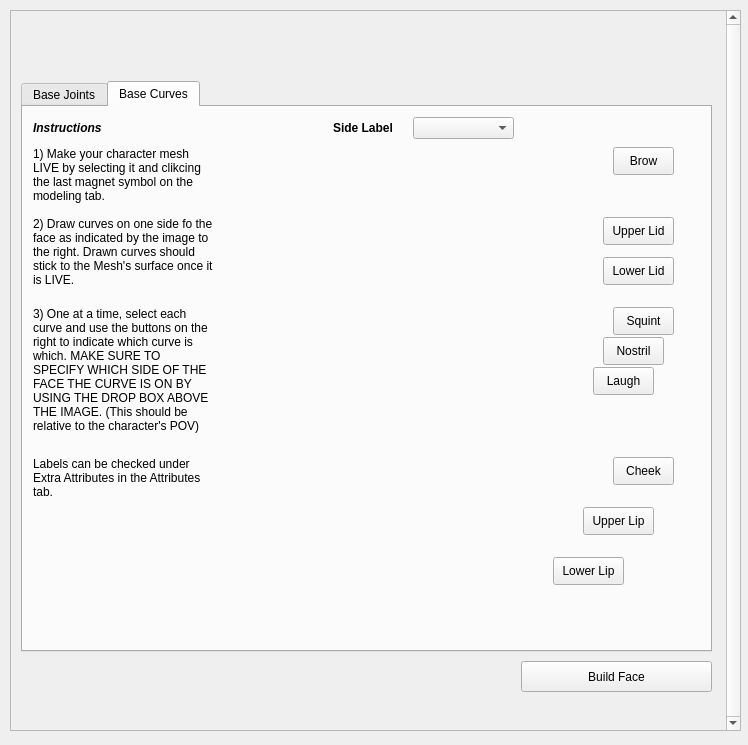
<?xml version="1.0" encoding="UTF-8"?>
<ui version="4.0">
 <class>Form</class>
 <widget class="QWidget" name="Form">
  <property name="geometry">
   <rect>
    <x>0</x>
    <y>0</y>
    <width>748</width>
    <height>745</height>
   </rect>
  </property>
  <property name="windowTitle">
   <string>Form</string>
  </property>
  <widget class="QScrollArea" name="scrollArea">
   <property name="geometry">
    <rect>
     <x>10</x>
     <y>10</y>
     <width>731</width>
     <height>721</height>
    </rect>
   </property>
   <property name="verticalScrollBarPolicy">
    <enum>Qt::ScrollBarAlwaysOn</enum>
   </property>
   <property name="horizontalScrollBarPolicy">
    <enum>Qt::ScrollBarAsNeeded</enum>
   </property>
   <property name="widgetResizable">
    <bool>true</bool>
   </property>
   <widget class="QWidget" name="scrollAreaWidgetContents">
    <property name="geometry">
     <rect>
      <x>0</x>
      <y>0</y>
      <width>708</width>
      <height>719</height>
     </rect>
    </property>
    <widget class="QTabWidget" name="tab_faceSides">
     <property name="geometry">
      <rect>
       <x>10</x>
       <y>70</y>
       <width>691</width>
       <height>571</height>
      </rect>
     </property>
     <property name="currentIndex">
      <number>1</number>
     </property>
     <widget class="QWidget" name="BaseJoints">
      <attribute name="title">
       <string>Base Joints</string>
      </attribute>
      <widget class="QLabel" name="label_sideFace">
       <property name="geometry">
        <rect>
         <x>190</x>
         <y>40</y>
         <width>381</width>
         <height>481</height>
        </rect>
       </property>
       <property name="text">
        <string/>
       </property>
       <property name="pixmap">
        <pixmap>../prefs/icons/OFR_icons/OFR_FaceSideIcon.png</pixmap>
       </property>
       <property name="scaledContents">
        <bool>true</bool>
       </property>
      </widget>
      <widget class="QPushButton" name="btn_head">
       <property name="geometry">
        <rect>
         <x>410</x>
         <y>370</y>
         <width>61</width>
         <height>28</height>
        </rect>
       </property>
       <property name="text">
        <string>Head</string>
       </property>
      </widget>
      <widget class="QPushButton" name="btn_neck">
       <property name="geometry">
        <rect>
         <x>400</x>
         <y>480</y>
         <width>61</width>
         <height>28</height>
        </rect>
       </property>
       <property name="text">
        <string>Neck</string>
       </property>
      </widget>
      <widget class="QPushButton" name="btn_jaw">
       <property name="geometry">
        <rect>
         <x>320</x>
         <y>270</y>
         <width>61</width>
         <height>28</height>
        </rect>
       </property>
       <property name="text">
        <string>Jaw</string>
       </property>
      </widget>
      <widget class="QPushButton" name="btn_lipParent">
       <property name="geometry">
        <rect>
         <x>270</x>
         <y>360</y>
         <width>71</width>
         <height>28</height>
        </rect>
       </property>
       <property name="text">
        <string>Lip Parent</string>
       </property>
      </widget>
      <widget class="QPushButton" name="btn_eye">
       <property name="geometry">
        <rect>
         <x>280</x>
         <y>190</y>
         <width>61</width>
         <height>28</height>
        </rect>
       </property>
       <property name="text">
        <string>Eye</string>
       </property>
      </widget>
      <widget class="QComboBox" name="cmbSide">
       <property name="geometry">
        <rect>
         <x>390</x>
         <y>10</y>
         <width>101</width>
         <height>22</height>
        </rect>
       </property>
       <property name="currentIndex">
        <number>-1</number>
       </property>
      </widget>
      <widget class="QLabel" name="label">
       <property name="geometry">
        <rect>
         <x>310</x>
         <y>10</y>
         <width>71</width>
         <height>21</height>
        </rect>
       </property>
       <property name="font">
        <font>
         <weight>75</weight>
         <bold>true</bold>
        </font>
       </property>
       <property name="text">
        <string>Side Label</string>
       </property>
      </widget>
      <widget class="QLabel" name="label_8">
       <property name="geometry">
        <rect>
         <x>10</x>
         <y>310</y>
         <width>161</width>
         <height>61</height>
        </rect>
       </property>
       <property name="font">
        <font>
         <italic>false</italic>
        </font>
       </property>
       <property name="acceptDrops">
        <bool>false</bool>
       </property>
       <property name="text">
        <string>Labels can be checked under Extra Attributes in the Attributes tab.</string>
       </property>
       <property name="alignment">
        <set>Qt::AlignLeading|Qt::AlignLeft|Qt::AlignTop</set>
       </property>
       <property name="wordWrap">
        <bool>true</bool>
       </property>
      </widget>
      <widget class="QLabel" name="label_9">
       <property name="geometry">
        <rect>
         <x>10</x>
         <y>40</y>
         <width>171</width>
         <height>161</height>
        </rect>
       </property>
       <property name="acceptDrops">
        <bool>false</bool>
       </property>
       <property name="text">
        <string>1) Create joints in the locations as indicated by the image on the right. As with most other face rigs, the eye joint should be placed in the center of the eye ball and joints that naturally fall in the center, like the head and jaw joint, should be placed in the center of the head.</string>
       </property>
       <property name="alignment">
        <set>Qt::AlignLeading|Qt::AlignLeft|Qt::AlignTop</set>
       </property>
       <property name="wordWrap">
        <bool>true</bool>
       </property>
      </widget>
      <widget class="QLabel" name="label_11">
       <property name="geometry">
        <rect>
         <x>10</x>
         <y>10</y>
         <width>201</width>
         <height>21</height>
        </rect>
       </property>
       <property name="font">
        <font>
         <weight>75</weight>
         <italic>true</italic>
         <bold>true</bold>
        </font>
       </property>
       <property name="text">
        <string>Instructions</string>
       </property>
      </widget>
      <widget class="QLabel" name="label_12">
       <property name="geometry">
        <rect>
         <x>10</x>
         <y>210</y>
         <width>171</width>
         <height>101</height>
        </rect>
       </property>
       <property name="acceptDrops">
        <bool>false</bool>
       </property>
       <property name="text">
        <string>2) One at a time, select each joint and use the buttons associated with each joint to label them. It is important to use the Side Label for the Eye Joint. </string>
       </property>
       <property name="alignment">
        <set>Qt::AlignLeading|Qt::AlignLeft|Qt::AlignTop</set>
       </property>
       <property name="wordWrap">
        <bool>true</bool>
       </property>
      </widget>
     </widget>
     <widget class="QWidget" name="BaseCurves">
      <attribute name="title">
       <string>Base Curves</string>
      </attribute>
      <widget class="QLabel" name="label_frontFace">
       <property name="geometry">
        <rect>
         <x>210</x>
         <y>40</y>
         <width>381</width>
         <height>491</height>
        </rect>
       </property>
       <property name="text">
        <string/>
       </property>
       <property name="pixmap">
        <pixmap>../OFR_icons/OFR_FaceFrontIcon.png</pixmap>
       </property>
       <property name="scaledContents">
        <bool>true</bool>
       </property>
      </widget>
      <widget class="QPushButton" name="btn_brow">
       <property name="geometry">
        <rect>
         <x>590</x>
         <y>40</y>
         <width>61</width>
         <height>28</height>
        </rect>
       </property>
       <property name="text">
        <string>Brow</string>
       </property>
      </widget>
      <widget class="QPushButton" name="btn_squint">
       <property name="geometry">
        <rect>
         <x>590</x>
         <y>200</y>
         <width>61</width>
         <height>28</height>
        </rect>
       </property>
       <property name="text">
        <string>Squint</string>
       </property>
      </widget>
      <widget class="QPushButton" name="btn_nostril">
       <property name="geometry">
        <rect>
         <x>580</x>
         <y>230</y>
         <width>61</width>
         <height>28</height>
        </rect>
       </property>
       <property name="text">
        <string>Nostril</string>
       </property>
      </widget>
      <widget class="QPushButton" name="btn_laugh">
       <property name="geometry">
        <rect>
         <x>570</x>
         <y>260</y>
         <width>61</width>
         <height>28</height>
        </rect>
       </property>
       <property name="text">
        <string>Laugh</string>
       </property>
      </widget>
      <widget class="QPushButton" name="btn_cheek">
       <property name="geometry">
        <rect>
         <x>590</x>
         <y>350</y>
         <width>61</width>
         <height>28</height>
        </rect>
       </property>
       <property name="text">
        <string>Cheek</string>
       </property>
      </widget>
      <widget class="QPushButton" name="btn_upperLip">
       <property name="geometry">
        <rect>
         <x>560</x>
         <y>400</y>
         <width>71</width>
         <height>28</height>
        </rect>
       </property>
       <property name="text">
        <string>Upper Lip</string>
       </property>
      </widget>
      <widget class="QPushButton" name="btn_lowerLip">
       <property name="geometry">
        <rect>
         <x>530</x>
         <y>450</y>
         <width>71</width>
         <height>28</height>
        </rect>
       </property>
       <property name="text">
        <string>Lower Lip</string>
       </property>
      </widget>
      <widget class="QLabel" name="label_2">
       <property name="geometry">
        <rect>
         <x>310</x>
         <y>10</y>
         <width>71</width>
         <height>21</height>
        </rect>
       </property>
       <property name="font">
        <font>
         <weight>75</weight>
         <bold>true</bold>
        </font>
       </property>
       <property name="text">
        <string>Side Label</string>
       </property>
      </widget>
      <widget class="QLabel" name="label_3">
       <property name="geometry">
        <rect>
         <x>10</x>
         <y>10</y>
         <width>201</width>
         <height>21</height>
        </rect>
       </property>
       <property name="font">
        <font>
         <weight>75</weight>
         <italic>true</italic>
         <bold>true</bold>
        </font>
       </property>
       <property name="text">
        <string>Instructions</string>
       </property>
      </widget>
      <widget class="QLabel" name="label_4">
       <property name="geometry">
        <rect>
         <x>10</x>
         <y>40</y>
         <width>181</width>
         <height>71</height>
        </rect>
       </property>
       <property name="acceptDrops">
        <bool>false</bool>
       </property>
       <property name="text">
        <string>1) Make your character mesh LIVE by selecting it and clikcing the last magnet symbol on the modeling tab. </string>
       </property>
       <property name="alignment">
        <set>Qt::AlignLeading|Qt::AlignLeft|Qt::AlignTop</set>
       </property>
       <property name="wordWrap">
        <bool>true</bool>
       </property>
      </widget>
      <widget class="QLabel" name="label_5">
       <property name="geometry">
        <rect>
         <x>10</x>
         <y>110</y>
         <width>181</width>
         <height>81</height>
        </rect>
       </property>
       <property name="acceptDrops">
        <bool>false</bool>
       </property>
       <property name="text">
        <string>2) Draw curves on one side fo the face as indicated by the image to the right. Drawn curves should stick to the Mesh's surface once it is LIVE.</string>
       </property>
       <property name="alignment">
        <set>Qt::AlignLeading|Qt::AlignLeft|Qt::AlignTop</set>
       </property>
       <property name="wordWrap">
        <bool>true</bool>
       </property>
      </widget>
      <widget class="QLabel" name="label_6">
       <property name="geometry">
        <rect>
         <x>10</x>
         <y>200</y>
         <width>181</width>
         <height>151</height>
        </rect>
       </property>
       <property name="font">
        <font>
         <italic>false</italic>
        </font>
       </property>
       <property name="acceptDrops">
        <bool>false</bool>
       </property>
       <property name="text">
        <string>3) One at a time, select each curve and use the buttons on the right to indicate which curve is which. MAKE SURE TO SPECIFY WHICH SIDE OF THE FACE THE CURVE IS ON BY USING THE DROP BOX ABOVE THE IMAGE. (This should be relative to the character's POV)</string>
       </property>
       <property name="alignment">
        <set>Qt::AlignLeading|Qt::AlignLeft|Qt::AlignTop</set>
       </property>
       <property name="wordWrap">
        <bool>true</bool>
       </property>
      </widget>
      <widget class="QLabel" name="label_7">
       <property name="geometry">
        <rect>
         <x>10</x>
         <y>350</y>
         <width>171</width>
         <height>61</height>
        </rect>
       </property>
       <property name="font">
        <font>
         <italic>false</italic>
        </font>
       </property>
       <property name="acceptDrops">
        <bool>false</bool>
       </property>
       <property name="text">
        <string>Labels can be checked under Extra Attributes in the Attributes tab.</string>
       </property>
       <property name="alignment">
        <set>Qt::AlignLeading|Qt::AlignLeft|Qt::AlignTop</set>
       </property>
       <property name="wordWrap">
        <bool>true</bool>
       </property>
      </widget>
      <widget class="QComboBox" name="cmbSide_2">
       <property name="geometry">
        <rect>
         <x>390</x>
         <y>10</y>
         <width>101</width>
         <height>22</height>
        </rect>
       </property>
      </widget>
      <widget class="QPushButton" name="btn_upperEyelid">
       <property name="geometry">
        <rect>
         <x>580</x>
         <y>110</y>
         <width>71</width>
         <height>28</height>
        </rect>
       </property>
       <property name="text">
        <string>Upper Lid</string>
       </property>
      </widget>
      <widget class="QPushButton" name="btn_lowerEyelid">
       <property name="geometry">
        <rect>
         <x>580</x>
         <y>150</y>
         <width>71</width>
         <height>28</height>
        </rect>
       </property>
       <property name="text">
        <string>Lower Lid</string>
       </property>
      </widget>
     </widget>
    </widget>
    <widget class="QPushButton" name="btn_build">
     <property name="geometry">
      <rect>
       <x>510</x>
       <y>650</y>
       <width>191</width>
       <height>31</height>
      </rect>
     </property>
     <property name="text">
      <string>Build Face</string>
     </property>
    </widget>
   </widget>
  </widget>
 </widget>
 <resources/>
 <connections>
  <connection>
   <sender>cmbSide</sender>
   <signal>currentIndexChanged(int)</signal>
   <receiver>cmbSide_2</receiver>
   <slot>setCurrentIndex(int)</slot>
   <hints>
    <hint type="sourcelabel">
     <x>453</x>
     <y>130</y>
    </hint>
    <hint type="destinationlabel">
     <x>428</x>
     <y>59</y>
    </hint>
   </hints>
  </connection>
  <connection>
   <sender>cmbSide_2</sender>
   <signal>currentIndexChanged(int)</signal>
   <receiver>cmbSide</receiver>
   <slot>setCurrentIndex(int)</slot>
   <hints>
    <hint type="sourcelabel">
     <x>463</x>
     <y>58</y>
    </hint>
    <hint type="destinationlabel">
     <x>479</x>
     <y>128</y>
    </hint>
   </hints>
  </connection>
 </connections>
</ui>
